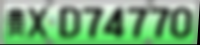
#> input picture test_plate/2fd9b19e-ad84-11e9-993a-186590d706dd.png, 200 x 45 px
$ python -i img_utils.py   (imports and definitions only)
#> lines starting #> are read from the running program, lines starting #| are printed output that depends on the picture
import itertools
import math
import os
import random
import sys
import numpy as np
import cv2
import uuid
import shutil
import time

# [28 lines left out: functions reset_folder, warpPerspective, emboss, not called in this run]

def perspectiveTransform(img):
    # if random.randint(0,5) >= 1:
    #     return img
    img = cv2.cvtColor(img, cv2.COLOR_RGB2RGBA)
    rotationMatrix = cv2.getRotationMatrix2D((random.randint(0,img.shape[1]), random.randint(0,img.shape[1])), random.randint(-2,2), 1)
#> rotationMatrix = [[1, 0.0175, -3.37], [-0.0175, 1, 1.74]]
    img = cv2.warpAffine(img, rotationMatrix, (img.shape[1], img.shape[0]) ,borderMode=cv2.BORDER_CONSTANT, borderValue = [0, 0, 0, 0])
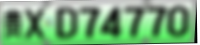
#> img: shape (45, 200, 4); mean R, G, B, A 112.3, 162.2, 115.6, 246.4; transparent parts drawn white
    warp1 = random.randint(-1,1) * (1 / (1 + math.exp(-random.randint(-20,-8))))
    warp2 = random.randint(-1,1) * (1 / (1 + math.exp(-random.randint(-20,-8))))
    M = np.float32([[1,0,0],
                    [0,1,0],
                    [warp1,warp2,1]])
    img = cv2.warpPerspective(img,M,(img.shape[1], img.shape[0]),borderMode=cv2.BORDER_CONSTANT, borderValue = [0, 0, 0, 0])

    return img


# [122 lines left out: functions invertColor, underline, add_noise, overlay_img, euler_to_mat, make_affine_transform and 1 more, not called in this run]

>>> import cv2
>>> picture = cv2.cvtColor(cv2.imread('test_plate/2fd9b19e-ad84-11e9-993a-186590d706dd.png'), cv2.COLOR_BGR2RGB)
>>> result = perspectiveTransform(picture)

$ run again, on test_plate/2fdc4e1a-ad84-11e9-814f-186590d706dd.png
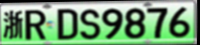
#> input picture test_plate/2fdc4e1a-ad84-11e9-814f-186590d706dd.png, 200 x 45 px
#> in perspectiveTransform, `img = cv2.warpAffine(img, rotationMatrix, (img.shape[1], img.shape[0])..`:
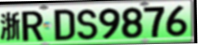
#> img: shape (45, 200, 4); mean R, G, B, A 112.9, 152.3, 114.3, 246.4; transparent parts drawn white

$ run again, on test_plate/2fdf106e-ad84-11e9-a5d6-186590d706dd.png
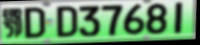
#> input picture test_plate/2fdf106e-ad84-11e9-a5d6-186590d706dd.png, 200 x 45 px
#> in perspectiveTransform, `img = cv2.warpAffine(img, rotationMatrix, (img.shape[1], img.shape[0])..`:
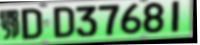
#> img: shape (45, 200, 4); mean R, G, B, A 101.8, 142.2, 104.6, 246.4; transparent parts drawn white

$ run again, on test_plate/2fe08c9e-ad84-11e9-ada1-186590d706dd.png
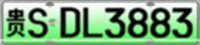
#> input picture test_plate/2fe08c9e-ad84-11e9-ada1-186590d706dd.png, 200 x 45 px
#> in perspectiveTransform, `img = cv2.warpAffine(img, rotationMatrix, (img.shape[1], img.shape[0])..`:
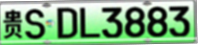
#> img: shape (45, 200, 4); mean R, G, B, A 119.7, 162.6, 121.2, 246.4; transparent parts drawn white
